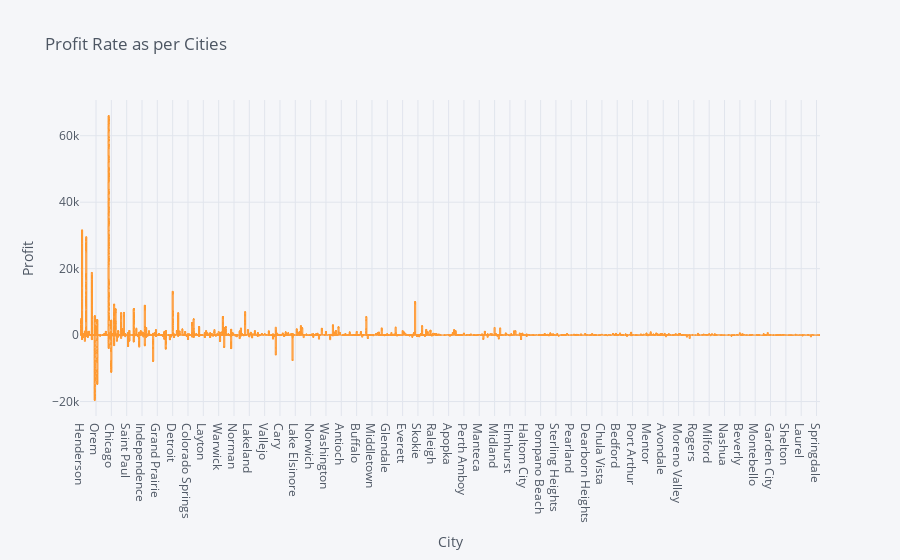

Here is the notebook cell this chart was saved with:
### Markdown cell above
##### Profit Rate as per Cities

### Code cell
from turtle import color, title


case1=df[['City','Profit']]
case1.iplot(kind='bar',x='City',y='Profit',title='Profit Rate as per Cities',xTitle='City',yTitle='Profit')

### Figure 1 — Plotly figure (JSON) as saved in the notebook; plotly's stock layout.template omitted (floating-point values rounded to 4 significant figures; data arrays with more than 128 entries replaced by an {"elided": "..."} marker saying what was removed)
{"data": [{"marker": {"color": "rgba(255, 153, 51, 0.6)", "line": {"color": "rgba(255, 153, 51, 1.0)", "width": 1}}, "name": "Profit", "orientation": "v", "text": "", "type": "bar", "x": {"elided": "9994 str values"}, "y": {"elided": "9994 float values"}}], "layout": {"legend": {"bgcolor": "#F5F6F9", "font": {"color": "#4D5663"}}, "paper_bgcolor": "#F5F6F9", "plot_bgcolor": "#F5F6F9", "title": {"font": {"color": "#4D5663"}, "text": "Profit Rate as per Cities"}, "xaxis": {"gridcolor": "#E1E5ED", "showgrid": true, "tickfont": {"color": "#4D5663"}, "title": {"font": {"color": "#4D5663"}, "text": "City"}, "zerolinecolor": "#E1E5ED"}, "yaxis": {"gridcolor": "#E1E5ED", "showgrid": true, "tickfont": {"color": "#4D5663"}, "title": {"font": {"color": "#4D5663"}, "text": "Profit"}, "zerolinecolor": "#E1E5ED"}}}
